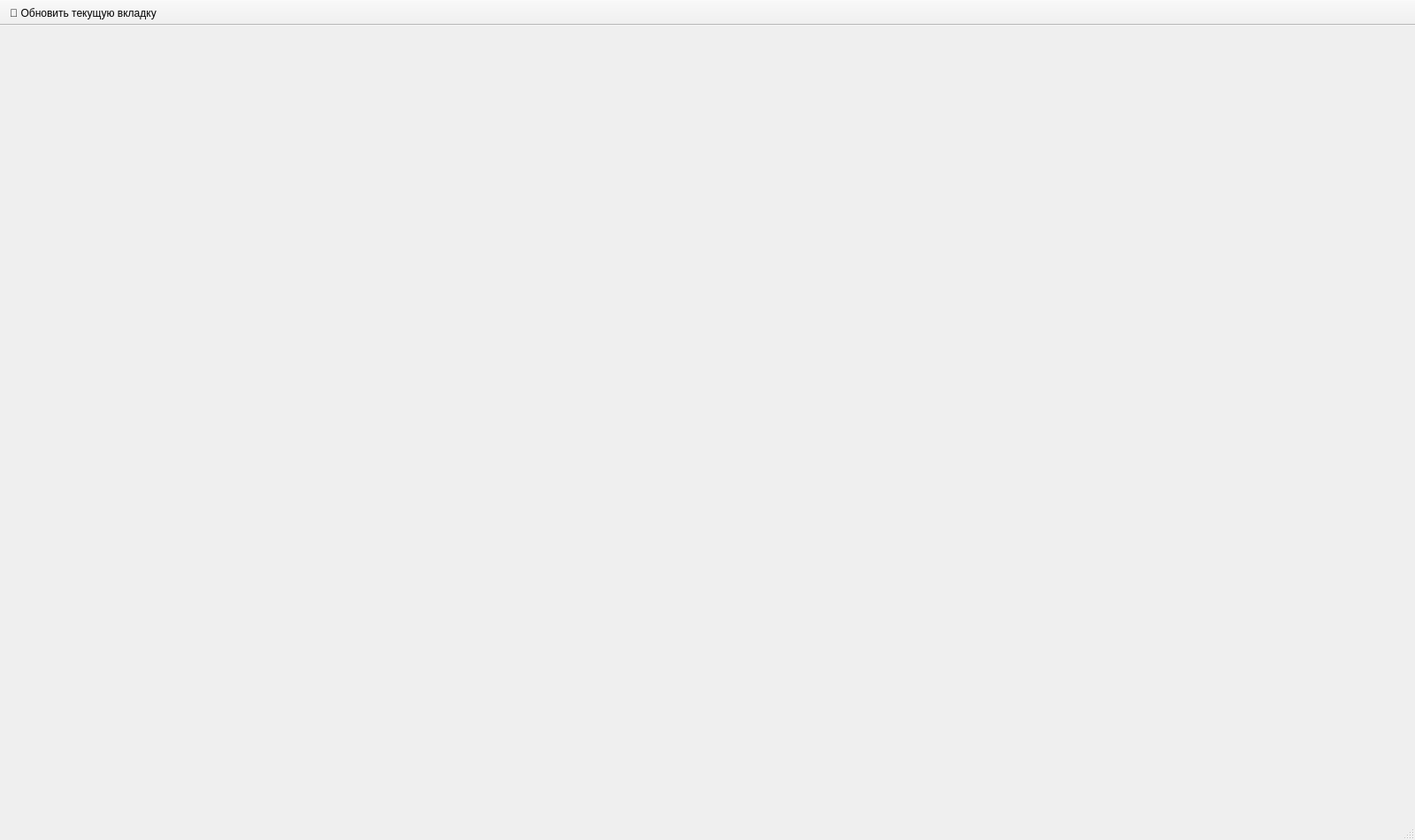
<?xml version="1.0" encoding="UTF-8"?>
<ui version="4.0">
 <class>MainWindow</class>
 <widget class="QMainWindow" name="MainWindow">
  <property name="geometry">
   <rect>
    <x>0</x>
    <y>0</y>
    <width>1600</width>
    <height>950</height>
   </rect>
  </property>
  <property name="windowTitle">
   <string>🧭 Администратор схем и данных — PyQt5</string>
  </property>
  <widget class="QWidget" name="centralwidget">
   <layout class="QVBoxLayout" name="verticalLayout">
    <property name="leftMargin">
     <number>4</number>
    </property>
    <property name="topMargin">
     <number>4</number>
    </property>
    <property name="rightMargin">
     <number>4</number>
    </property>
    <property name="bottomMargin">
     <number>4</number>
    </property>
    <item>
     <widget class="QTabWidget" name="tabs">
      <property name="documentMode">
       <bool>true</bool>
      </property>
     </widget>
    </item>
   </layout>
  </widget>
  <widget class="QToolBar" name="mainToolBar">
   <property name="windowTitle">
    <string>Главная панель</string>
   </property>
   <property name="movable">
    <bool>false</bool>
   </property>
   <attribute name="toolBarArea">
    <enum>TopToolBarArea</enum>
   </attribute>
   <attribute name="toolBarBreak">
    <bool>false</bool>
   </attribute>
   <addaction name="action_reload"/>
  </widget>
  <widget class="QStatusBar" name="statusbar"/>
  <action name="action_reload">
   <property name="text">
    <string>🔄 Обновить текущую вкладку</string>
   </property>
   <property name="toolTip">
    <string>Перезагрузить данные активной вкладки</string>
   </property>
  </action>
 </widget>
 <resources/>
 <connections/>
</ui>
